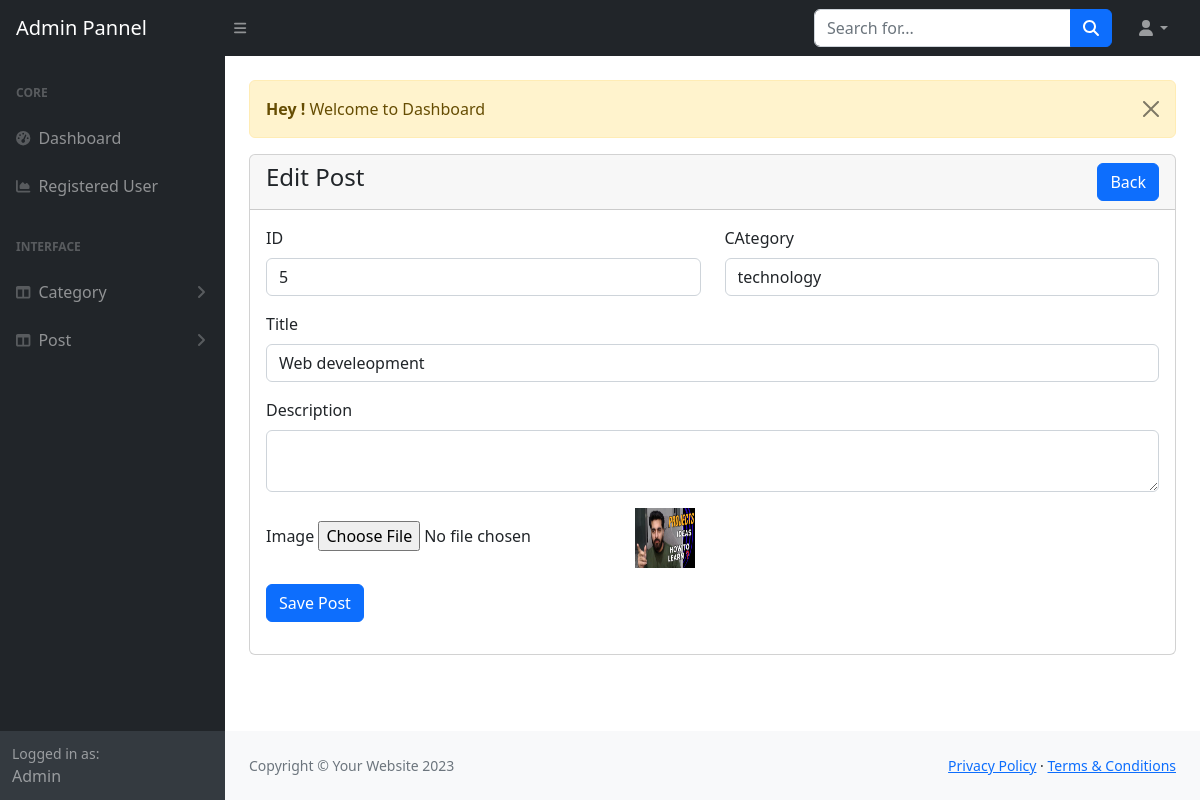
The page /admin/edit-post.php?id=5 (signed in) on the database its author committed.
### tables this page shows
CREATE TABLE `post` (
  `id` int(11) NOT NULL,
  `title` varchar(191) NOT NULL,
  `description` text NOT NULL,
  `category` varchar(50) NOT NULL,
  `date` varchar(255) NOT NULL,
  `image` varchar(255) NOT NULL,
  `author` int(11) NOT NULL
);

### admin/edit-post.php (the view, shortened to what this page needs)
<?php
include("include/header.php");
?>
<div class="container-fluid px-4">
    <div class="row mt-4">
        <div class="col-md-12 mb-3">
        <?php include('message.php') ?>
        <div class="card">
            <div class="card-header">
                <a href="view-post.php" class="btn btn-primary float-end">Back</a>
                <h4>Edit Post</h4>
            </div>
            <div class="card-body">
                <?php
                $post_id = $_GET['id'];
                $sql = "SELECT post.*, category.name FROM post
                LEFT JOIN category ON post.category = category.id
                WHERE post.id = $post_id";
                $run = mysqli_query($conn, $sql);
                if(mysqli_num_rows($run) > 0){
                    while($row = mysqli_fetch_assoc($run)){
                        ?>
                     <form action="code.php" method="post" enctype="multipart/form-data">
                        <div class="row">
                        <div class="col-md-6 mb-3">
                            <label for="" class="form-label">ID</label>
                            <input readonly="true" type="text" required value= "<?=$row['id']?>" name="id" class="form-control">
                        </div>
                        <div class="col-md-6 mb-3">
                            <label for="" class="form-label">CAtegory</label>
                            <select name="category" id="" class="form-control">
                                <?php
                                $sql1 = "SELECT * FROM category";
                                $run1 = mysqli_query($conn, $sql1);
                                if(mysqli_num_rows($run1) > 0){
                                    while($row1 = mysqli_fetch_assoc($run1)){
                                        if($row['category'] == $row1['id']){
                                            $selected = "selected";
                                        }else{
                                            $selected = "";
                                        }
                                        echo "<option {$selected} value='{$row1['id']}'>{$row1['name']}</option>";
                                    }
                                }
                                ?>
                            </select>
                        </div>
                        <div class="col-md-12 mb-3">
                            <label for="" class="form-label">Title</label>
                            <input type="text" required value= "<?=$row['title']?>" name="title" class="form-control">
                        </div>
                        <div class="col-md-12 mb-3">
                            <label for="" class="form-label"> Description</label>
                            <textarea id="summe" required type="textarea" name="description" class="form-control" > </textarea>
                        </div>
                        <div class="col-md-12 mb-3">
                            <label for="" class="form-label"> Image</label>
                             <input type="file" name="new-image" id="">
                             <img src="uploads/<?php echo $row['image'] ?>" alt="" height="60px" width="60px">
                        </div>
                        <div class="col-md-12 mb-3">
                           <Button class="btn btn-primary" name="edit-post" type="submit">Save Post</Button>
                        </div>
                        </div>
                     </form>
                        <?php
                    }
                }else{
                    ?>
                    <h4>Post Not Found</h4>
                     <?php
                }
                ?>
            </div>
        </div>
        </div>
    </div>
</div>
<?php
include("include/footer.php");
include("include/scripts.php");
?>

### rows shown on the page
post: id "5", title "Web develeopment", image (picture)

### other values the page prints
$_SESSION['message'] "Welcome to Dashboard"
form field category "technology"
